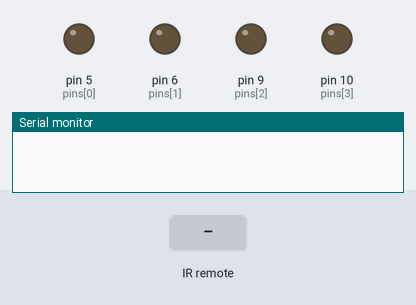
The sketch below on a simulated Arduino Uno, built with avr-gcc and run on an emulated ATmega328P. Parts: output pins drawn as LEDs (lit = HIGH), the last lines printed to the serial monitor. The inputs (shaded band) are chosen by the test bench.

Above: at 1.2 s.
1.3 s: infrared code 0x7070708F received
At 1.7 s:
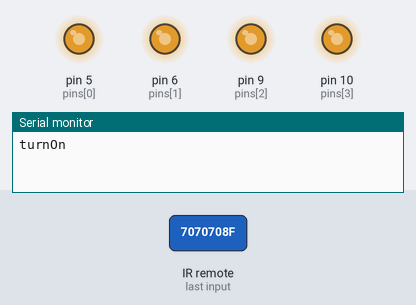
2.8 s: infrared code 0x707018E7 received
At 2.95 s:
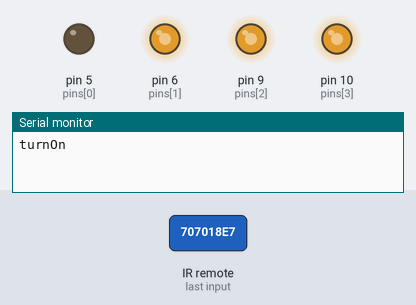
4.6 s: infrared code 0x7070807F received
At 4.75 s:
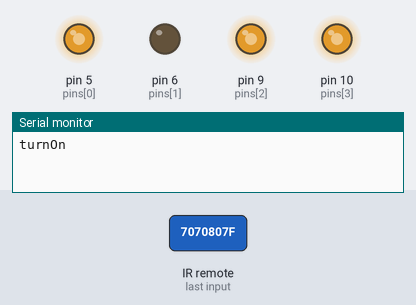
6.4 s: infrared code 0x707040BF received
At 6.55 s:
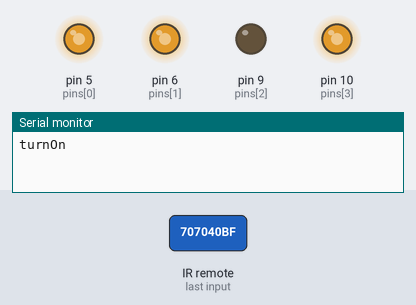
8.2 s: infrared code 0x7070C03F received
At 8.35 s:
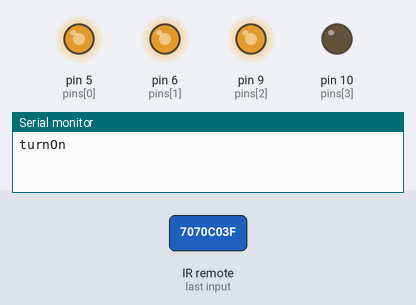
Timing chart, 0 to 11.0 s (numbered marks = the images above; inputs shaded):
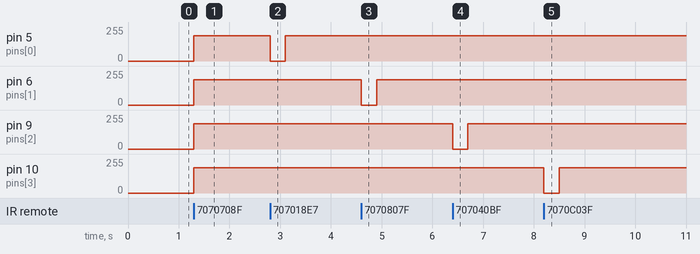

The sketch:

sketch_sky.ino
```cpp
#include <IRremote.h>

#define IRPin 8
#define diodsNum 4
#define maxBright 190
#define stepB 5

IRrecv irrecv(IRPin);
decode_results results;


byte cnstlns[diodsNum] = {0,0,0,0};
byte pins[diodsNum] = {5,6,9,10};
byte cur;

void setup() {


  pinMode(6, OUTPUT);
  pinMode(5, OUTPUT);
  pinMode(9, OUTPUT);
  pinMode(10, OUTPUT);

  cur = 0;

  irrecv.enableIRIn(); // запускаем прием

  Serial.begin(9600);

}

void loop() {

if ( irrecv.decode( &results )) { // если данные пришли
	switch ( results.value ) {
		case 0x707018E7: //+
			brightUp(cur);
			break;
		 case 0x70709867: //-
			brigtDown(cur);
			break;
		case 0x707000FF: //1
			cur = 0;
			blink(cur);
			break;
		case 0x7070807F: //2
			cur = 1;
			blink(cur);
			break;
		case 0x707040BF: //3
			cur = 2;
			blink(cur);
			break;
		case 0x7070C03F: //4
			cur = 3;
			blink(cur);
			break;
		case 0x7070D827: //->
			if (cur==diodsNum-1)
				cur=0;
			else
				cur++;
			blink(cur);
			break;
		case 0x707058A7: //<-
			if (cur==0)
				cur=diodsNum-1;
			else
				cur--;
			blink(cur);
			break;
		case 0x7070D02F:
			Serial.println("turnOf");
			turnAll(0);
			break;
		case 0x7070708F:
			Serial.println("turnOn");
			turnAll(maxBright);
			break;
		case 0x707048B7: //all+
			for (byte i=0; i<diodsNum;i++)
			{
				brightUp(i);
			}
			break;
		case 0x7070C837: //all-
			for (byte i=0; i<diodsNum;i++)
			{
				brigtDown(i);
			}
			break;
		default:
			Serial.println(results.value,HEX);
			break;
	}

    irrecv.resume(); // принимаем следующую команду
  }

}

void brigtDown(byte i)
{
	if (cnstlns[i]<=stepB)
			{
				cnstlns[i] = 0;
				blink(i);
			}
			else
			{
				cnstlns[i]-=stepB;
				analogWrite(pins[i], cnstlns[i]);
			}
}
void brightUp(byte i)
{
	if (cnstlns[i]>=(maxBright-stepB))
			{
				cnstlns[i]=maxBright;
				blink(i);
			}
			else
			{
				cnstlns[i]+=stepB;
				analogWrite(pins[i], cnstlns[i]);
			}
}

void turnAll(byte power)
{

	for (byte i=0; i<diodsNum;i++)
	{
		cnstlns[i] = power;
		analogWrite(pins[i], cnstlns[i]);
	}

}
void blink(byte i)
{
	if (cnstlns[i]>=100)
	{
		digitalWrite(pins[i],LOW);
	}
	else
	{
		analogWrite(pins[i], maxBright);
	}

	delay(300);
	analogWrite(pins[i], cnstlns[i]);
}
```

Measured:
- after the input at 1.3 s, pin 5 (pins[0]), pin 6 (pins[1]), pin 9 (pins[2]), pin 10 (pins[3]): 0/255 → 190/255 at once
- after the input at 2.8 s, pin 5 (pins[0]): 190/255 → 0/255 at once, → 190/255 0.30 s later
- after the input at 4.6 s, pin 6 (pins[1]): 190/255 → 0/255 at once, → 190/255 0.30 s later
- after the input at 6.4 s, pin 9 (pins[2]): 190/255 → 0/255 at once, → 190/255 0.30 s later
- after the input at 8.2 s, pin 10 (pins[3]): 190/255 → 0/255 at once, → 190/255 0.30 s later
